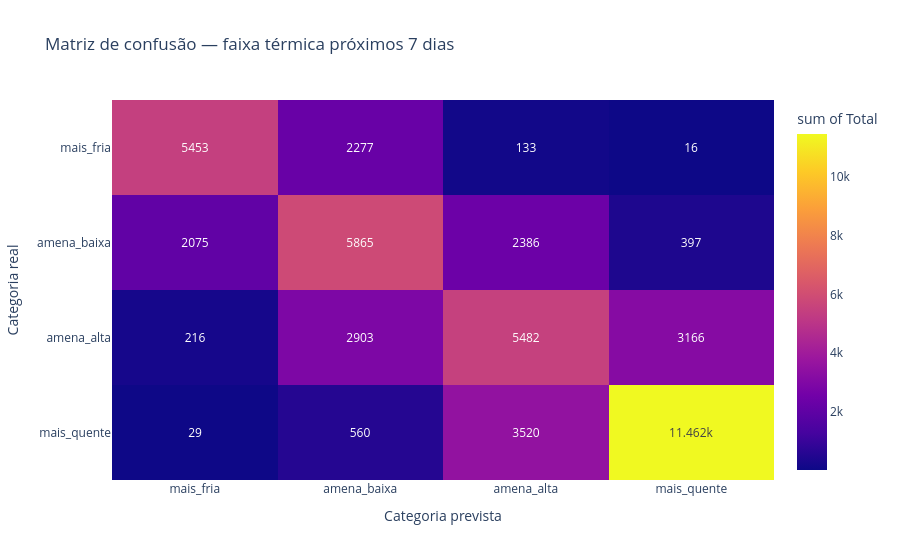

The code cell stored with this chart in its notebook:
### Markdown cell above
### Gráfico: matriz de confusão — próximos 7 dias

### Code cell
fig = px.density_heatmap(
    spark_df_para_dicts(matriz_confusao_semana),
    x="categoria_prevista",
    y="categoria_real",
    z="total",
    text_auto=True,
    title="Matriz de confusão — faixa térmica próximos 7 dias",
    labels={
        "categoria_prevista": "Categoria prevista",
        "categoria_real": "Categoria real",
        "total": "Total"
    },
    category_orders={
        "categoria_real": ["mais_fria", "amena_baixa", "amena_alta", "mais_quente"],
        "categoria_prevista": ["mais_fria", "amena_baixa", "amena_alta", "mais_quente"]
    }
)

fig.show()

### Figure 1 — Plotly figure (JSON) as saved in the notebook; plotly's stock layout.template omitted (floating-point values rounded to 4 significant figures)
{"data": [{"coloraxis": "coloraxis", "histfunc": "sum", "hovertemplate": "Categoria prevista=%{x}<br>Categoria real=%{y}<br>sum of Total=%{z}<extra></extra>", "name": "", "texttemplate": "%{z}", "type": "histogram2d", "x": ["amena_alta", "amena_baixa", "mais_fria", "mais_quente", "amena_alta", "amena_baixa", "mais_fria", "mais_quente", "amena_alta", "amena_baixa", "mais_fria", "mais_quente", "amena_alta", "amena_baixa", "mais_fria", "mais_quente"], "xaxis": "x", "xbingroup": "x", "y": ["amena_alta", "amena_alta", "amena_alta", "amena_alta", "amena_baixa", "amena_baixa", "amena_baixa", "amena_baixa", "mais_fria", "mais_fria", "mais_fria", "mais_fria", "mais_quente", "mais_quente", "mais_quente", "mais_quente"], "yaxis": "y", "ybingroup": "y", "z": [5482, 2903, 216, 3166, 2386, 5865, 2075, 397, 133, 2277, 5453, 16, 3520, 560, 29, 11462]}], "layout": {"coloraxis": {"colorbar": {"title": {"text": "sum of Total"}}, "colorscale": [[0, "#0d0887"], [0.1111, "#46039f"], [0.2222, "#7201a8"], [0.3333, "#9c179e"], [0.4444, "#bd3786"], [0.5556, "#d8576b"], [0.6667, "#ed7953"], [0.7778, "#fb9f3a"], [0.8889, "#fdca26"], [1, "#f0f921"]]}, "legend": {"tracegroupgap": 0}, "title": {"text": "Matriz de confusão — faixa térmica próximos 7 dias"}, "xaxis": {"anchor": "y", "categoryarray": ["mais_fria", "amena_baixa", "amena_alta", "mais_quente"], "categoryorder": "array", "domain": [0, 1], "title": {"text": "Categoria prevista"}}, "yaxis": {"anchor": "x", "categoryarray": ["mais_quente", "amena_alta", "amena_baixa", "mais_fria"], "categoryorder": "array", "domain": [0, 1], "title": {"text": "Categoria real"}}}}
